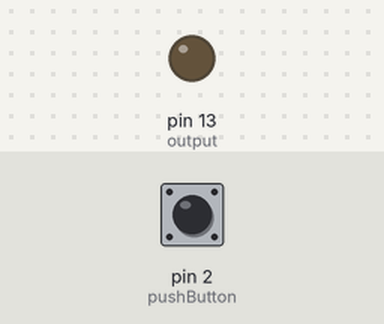
Bench run of a sketch on a simulated Arduino Uno, built with avr-gcc and run on an emulated ATmega328P. Parts: output pins drawn as LEDs (lit = HIGH). Dashed ring = blinking. The inputs (shaded band) are chosen by the test bench; at power-on: pin 2 (pushButton) LOW.

Above: at 1.2 s.
1.3 s: pin 2 (pushButton) pulled HIGH for 0.15 s
At 2.1 s:
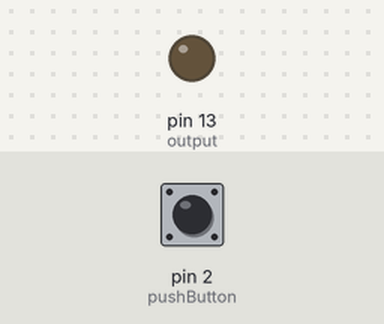
2.9 s: pin 2 (pushButton) pulled HIGH for 3.2 s
At 3.14 s:
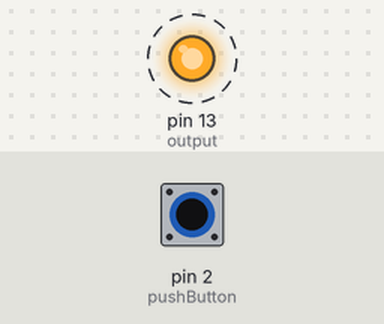
Timing chart, 0 to 7.6 s (numbered marks = the images above; inputs shaded):
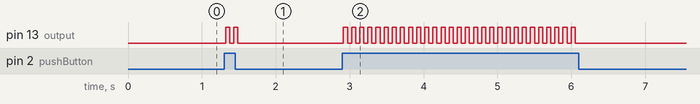

The sketch:

switch_LED.ino
```cpp
int pushButton = 2;
int output = 13;
float T = 110;
float D = 0.5;
float high_time = T * D;
float low_time = T - high_time;

void setup(){
  Serial.begin(9600);
  pinMode(pushButton, INPUT);
  pinMode(output, OUTPUT);
}

void loop(){
  int buttonState = digitalRead(pushButton);

  if(buttonState == HIGH){
    digitalWrite(output, HIGH);
    delay(high_time);
    digitalWrite(output, LOW);
    delay(low_time);
  } else {
    digitalWrite(output, LOW);
    delay(low_time);
  }
}
```

Measured:
- after the input at 1.3 s, pin 13 (output): alternates HIGH for 0.06 s and LOW for 0.06 s, 4 changes in all, then stays LOW, starting at once
- after the input at 2.9 s, pin 13 (output): alternates HIGH for 0.06 s and LOW for 0.06 s, 58 changes in all, then stays LOW, starting at once
